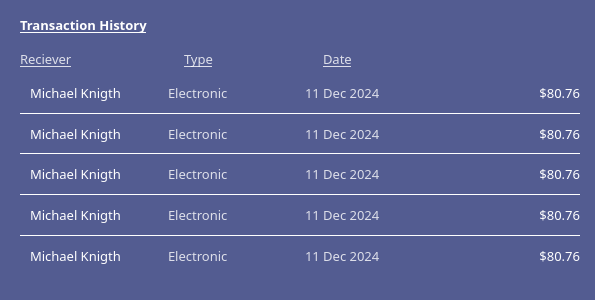
           <widget class="QWidget" name="transaction_history_widget" native="true">
            <property name="minimumSize">
             <size>
              <width>595</width>
              <height>300</height>
             </size>
            </property>
            <property name="maximumSize">
             <size>
              <width>595</width>
              <height>300</height>
             </size>
            </property>
            <property name="styleSheet">
             <string notr="true">background-color: #535C91;
border-radius: 23px;</string>
            </property>
            <layout class="QGridLayout" name="gridLayout_15">
             <property name="leftMargin">
              <number>20</number>
             </property>
             <property name="rightMargin">
              <number>15</number>
             </property>
             <property name="bottomMargin">
              <number>30</number>
             </property>
             <item row="6" column="0">
              <widget class="QWidget" name="widget_33" native="true">
               <layout class="QGridLayout" name="gridLayout_12">
                <property name="leftMargin">
                 <number>10</number>
                </property>
                <property name="topMargin">
                 <number>0</number>
                </property>
                <property name="rightMargin">
                 <number>0</number>
                </property>
                <property name="bottomMargin">
                 <number>0</number>
                </property>
                <property name="spacing">
                 <number>0</number>
                </property>
                <item row="0" column="0">
                 <widget class="QLabel" name="transaction_history_third_line_reciever_label">
                  <property name="font">
                   <font>
                    <family>Poppins</family>
                    <pointsize>10</pointsize>
                   </font>
                  </property>
                  <property name="styleSheet">
                   <string notr="true">color: white;</string>
                  </property>
                  <property name="text">
                   <string>Michael Knigth</string>
                  </property>
                 </widget>
                </item>
                <item row="0" column="1">
                 <widget class="QLabel" name="transaction_history_third_line_type_label">
                  <property name="font">
                   <font>
                    <family>Poppins</family>
                    <pointsize>10</pointsize>
                   </font>
                  </property>
                  <property name="styleSheet">
                   <string notr="true">color:rgba(255,255,255,0.8);</string>
                  </property>
                  <property name="text">
                   <string>Electronic</string>
                  </property>
                 </widget>
                </item>
                <item row="0" column="3">
                 <widget class="QLabel" name="transaction_history_third_line_value_label">
                  <property name="font">
                   <font>
                    <family>Poppins</family>
                    <pointsize>10</pointsize>
                   </font>
                  </property>
                  <property name="styleSheet">
                   <string notr="true">color: white;</string>
                  </property>
                  <property name="text">
                   <string>$80.76</string>
                  </property>
                  <property name="alignment">
                   <set>Qt::AlignRight|Qt::AlignTrailing|Qt::AlignVCenter</set>
                  </property>
                 </widget>
                </item>
                <item row="0" column="2">
                 <widget class="QLabel" name="transaction_history_third_line_date_label">
                  <property name="font">
                   <font>
                    <family>Poppins</family>
                    <pointsize>10</pointsize>
                   </font>
                  </property>
                  <property name="styleSheet">
                   <string notr="true">color:rgba(255,255,255,0.8);</string>
                  </property>
                  <property name="text">
                   <string>11 Dec 2024</string>
                  </property>
                 </widget>
                </item>
               </layout>
              </widget>
             </item>
             <item row="8" column="0">
              <widget class="QWidget" name="widget_34" native="true">
               <layout class="QGridLayout" name="gridLayout_13">
                <property name="leftMargin">
                 <number>10</number>
                </property>
                <property name="topMargin">
                 <number>0</number>
                </property>
                <property name="rightMargin">
                 <number>0</number>
                </property>
                <property name="bottomMargin">
                 <number>0</number>
                </property>
                <property name="spacing">
                 <number>0</number>
                </property>
                <item row="0" column="1">
                 <widget class="QLabel" name="transaction_history_fourth_line_type_label">
                  <property name="font">
                   <font>
                    <family>Poppins</family>
                    <pointsize>10</pointsize>
                   </font>
                  </property>
                  <property name="styleSheet">
                   <string notr="true">color:rgba(255,255,255,0.8);</string>
                  </property>
                  <property name="text">
                   <string>Electronic</string>
                  </property>
                 </widget>
                </item>
                <item row="0" column="2">
                 <widget class="QLabel" name="transaction_history_fourth_line_date_label">
                  <property name="font">
                   <font>
                    <family>Poppins</family>
                    <pointsize>10</pointsize>
                   </font>
                  </property>
                  <property name="styleSheet">
                   <string notr="true">color:rgba(255,255,255,0.8);</string>
                  </property>
                  <property name="text">
                   <string>11 Dec 2024</string>
                  </property>
                 </widget>
                </item>
                <item row="0" column="0">
                 <widget class="QLabel" name="transaction_history_fourth_line_reciever_label">
                  <property name="font">
                   <font>
                    <family>Poppins</family>
                    <pointsize>10</pointsize>
                   </font>
                  </property>
                  <property name="styleSheet">
                   <string notr="true">color: white;</string>
                  </property>
                  <property name="text">
                   <string>Michael Knigth</string>
                  </property>
                 </widget>
                </item>
                <item row="0" column="3">
                 <widget class="QLabel" name="transaction_history_fourth_line_value_label">
                  <property name="font">
                   <font>
                    <family>Poppins</family>
                    <pointsize>10</pointsize>
                   </font>
                  </property>
                  <property name="styleSheet">
                   <string notr="true">color: white;</string>
                  </property>
                  <property name="text">
                   <string>$80.76</string>
                  </property>
                  <property name="alignment">
                   <set>Qt::AlignRight|Qt::AlignTrailing|Qt::AlignVCenter</set>
                  </property>
                 </widget>
                </item>
               </layout>
              </widget>
             </item>
             <item row="0" column="0">
              <widget class="QLabel" name="transaction_history_topic_label">
               <property name="font">
                <font>
                 <family>Poppins</family>
                 <pointsize>10</pointsize>
                 <weight>75</weight>
                 <bold>true</bold>
                 <underline>true</underline>
                </font>
               </property>
               <property name="styleSheet">
                <string notr="true">color: white;</string>
               </property>
               <property name="text">
                <string>Transaction History</string>
               </property>
              </widget>
             </item>
             <item row="2" column="0">
              <widget class="QWidget" name="widget_31" native="true">
               <layout class="QGridLayout" name="gridLayout_10">
                <property name="leftMargin">
                 <number>10</number>
                </property>
                <property name="topMargin">
                 <number>0</number>
                </property>
                <property name="rightMargin">
                 <number>0</number>
                </property>
                <property name="bottomMargin">
                 <number>0</number>
                </property>
                <property name="spacing">
                 <number>0</number>
                </property>
                <item row="0" column="0">
                 <widget class="QLabel" name="transaction_history_first_line_reciever_label">
                  <property name="font">
                   <font>
                    <family>Poppins</family>
                    <pointsize>10</pointsize>
                   </font>
                  </property>
                  <property name="styleSheet">
                   <string notr="true">color: white;</string>
                  </property>
                  <property name="text">
                   <string>Michael Knigth</string>
                  </property>
                 </widget>
                </item>
                <item row="0" column="1">
                 <widget class="QLabel" name="transaction_history_first_line_type_label">
                  <property name="font">
                   <font>
                    <family>Poppins</family>
                    <pointsize>10</pointsize>
                   </font>
                  </property>
                  <property name="styleSheet">
                   <string notr="true">color:rgba(255,255,255,0.8);</string>
                  </property>
                  <property name="text">
                   <string>Electronic</string>
                  </property>
                 </widget>
                </item>
                <item row="0" column="3">
                 <widget class="QLabel" name="transaction_history_first_line_value_label">
                  <property name="font">
                   <font>
                    <family>Poppins</family>
                    <pointsize>10</pointsize>
                   </font>
                  </property>
                  <property name="styleSheet">
                   <string notr="true">color: white;</string>
                  </property>
                  <property name="text">
                   <string>$80.76</string>
                  </property>
                  <property name="alignment">
                   <set>Qt::AlignRight|Qt::AlignTrailing|Qt::AlignVCenter</set>
                  </property>
                 </widget>
                </item>
                <item row="0" column="2">
                 <widget class="QLabel" name="transaction_history_first_line_date_label">
                  <property name="font">
                   <font>
                    <family>Poppins</family>
                    <pointsize>10</pointsize>
                   </font>
                  </property>
                  <property name="styleSheet">
                   <string notr="true">color:rgba(255,255,255,0.8);</string>
                  </property>
                  <property name="text">
                   <string>11 Dec 2024</string>
                  </property>
                 </widget>
                </item>
               </layout>
              </widget>
             </item>
             <item row="10" column="0">
              <widget class="QWidget" name="widget_35" native="true">
               <layout class="QGridLayout" name="gridLayout_14">
                <property name="leftMargin">
                 <number>10</number>
                </property>
                <property name="topMargin">
                 <number>0</number>
                </property>
                <property name="rightMargin">
                 <number>0</number>
                </property>
                <property name="bottomMargin">
                 <number>0</number>
                </property>
                <property name="spacing">
                 <number>0</number>
                </property>
                <item row="0" column="0">
                 <widget class="QLabel" name="transaction_history_fifth_line_reciever_label">
                  <property name="font">
                   <font>
                    <family>Poppins</family>
                    <pointsize>10</pointsize>
                   </font>
                  </property>
                  <property name="styleSheet">
                   <string notr="true">color: white;</string>
                  </property>
                  <property name="text">
                   <string>Michael Knigth</string>
                  </property>
                 </widget>
                </item>
                <item row="0" column="3">
                 <widget class="QLabel" name="transaction_history_fifth_line_value_label">
                  <property name="font">
                   <font>
                    <family>Poppins</family>
                    <pointsize>10</pointsize>
                   </font>
                  </property>
                  <property name="styleSheet">
                   <string notr="true">color: white;</string>
                  </property>
                  <property name="text">
                   <string>$80.76</string>
                  </property>
                  <property name="alignment">
                   <set>Qt::AlignRight|Qt::AlignTrailing|Qt::AlignVCenter</set>
                  </property>
                 </widget>
                </item>
                <item row="0" column="1">
                 <widget class="QLabel" name="transaction_history_fifth_line_type_label">
                  <property name="font">
                   <font>
                    <family>Poppins</family>
                    <pointsize>10</pointsize>
                   </font>
                  </property>
                  <property name="styleSheet">
                   <string notr="true">color:rgba(255,255,255,0.8);</string>
                  </property>
                  <property name="text">
                   <string>Electronic</string>
                  </property>
                 </widget>
                </item>
                <item row="0" column="2">
                 <widget class="QLabel" name="transaction_history_fifth_line_date_label">
                  <property name="font">
                   <font>
                    <family>Poppins</family>
                    <pointsize>10</pointsize>
                   </font>
                  </property>
                  <property name="styleSheet">
                   <string notr="true">color:rgba(255,255,255,0.8);</string>
                  </property>
                  <property name="text">
                   <string>11 Dec 2024</string>
                  </property>
                 </widget>
                </item>
               </layout>
              </widget>
             </item>
             <item row="4" column="0">
              <widget class="QWidget" name="widget_32" native="true">
               <layout class="QGridLayout" name="gridLayout_11">
                <property name="leftMargin">
                 <number>10</number>
                </property>
                <property name="topMargin">
                 <number>0</number>
                </property>
                <property name="rightMargin">
                 <number>0</number>
                </property>
                <property name="bottomMargin">
                 <number>0</number>
                </property>
                <property name="spacing">
                 <number>0</number>
                </property>
                <item row="0" column="2">
                 <widget class="QLabel" name="transaction_history_second_line_date_label">
                  <property name="font">
                   <font>
                    <family>Poppins</family>
                    <pointsize>10</pointsize>
                   </font>
                  </property>
                  <property name="styleSheet">
                   <string notr="true">color:rgba(255,255,255,0.8);</string>
                  </property>
                  <property name="text">
                   <string>11 Dec 2024</string>
                  </property>
                 </widget>
                </item>
                <item row="0" column="0">
                 <widget class="QLabel" name="transaction_history_second_line_reciever_label">
                  <property name="font">
                   <font>
                    <family>Poppins</family>
                    <pointsize>10</pointsize>
                   </font>
                  </property>
                  <property name="styleSheet">
                   <string notr="true">color: white;</string>
                  </property>
                  <property name="text">
                   <string>Michael Knigth</string>
                  </property>
                 </widget>
                </item>
                <item row="0" column="3">
                 <widget class="QLabel" name="transaction_history_second_line_value_label">
                  <property name="font">
                   <font>
                    <family>Poppins</family>
                    <pointsize>10</pointsize>
                   </font>
                  </property>
                  <property name="styleSheet">
                   <string notr="true">color: white;</string>
                  </property>
                  <property name="text">
                   <string>$80.76</string>
                  </property>
                  <property name="alignment">
                   <set>Qt::AlignRight|Qt::AlignTrailing|Qt::AlignVCenter</set>
                  </property>
                 </widget>
                </item>
                <item row="0" column="1">
                 <widget class="QLabel" name="transaction_history_second_line_type_label">
                  <property name="font">
                   <font>
                    <family>Poppins</family>
                    <pointsize>10</pointsize>
                   </font>
                  </property>
                  <property name="styleSheet">
                   <string notr="true">color:rgba(255,255,255,0.8);</string>
                  </property>
                  <property name="text">
                   <string>Electronic</string>
                  </property>
                 </widget>
                </item>
               </layout>
              </widget>
             </item>
             <item row="7" column="0">
              <widget class="QWidget" name="widget_3" native="true">
               <property name="maximumSize">
                <size>
                 <width>16777215</width>
                 <height>1</height>
                </size>
               </property>
               <property name="styleSheet">
                <string notr="true">background-color:white;
border-radius:0.5px;</string>
               </property>
              </widget>
             </item>
             <item row="1" column="0">
              <layout class="QHBoxLayout" name="horizontalLayout_30">
               <item>
                <widget class="QLabel" name="transaction_history_topic_reciever_label">
                 <property name="font">
                  <font>
                   <family>Poppins</family>
                   <pointsize>10</pointsize>
                   <underline>true</underline>
                  </font>
                 </property>
                 <property name="styleSheet">
                  <string notr="true">color:rgba(255,255,255,0.8);</string>
                 </property>
                 <property name="text">
                  <string>Reciever</string>
                 </property>
                </widget>
               </item>
               <item>
                <spacer name="horizontalSpacer_43">
                 <property name="orientation">
                  <enum>Qt::Horizontal</enum>
                 </property>
                 <property name="sizeHint" stdset="0">
                  <size>
                   <width>40</width>
                   <height>20</height>
                  </size>
                 </property>
                </spacer>
               </item>
               <item>
                <widget class="QLabel" name="transaction_history_topic_type_label">
                 <property name="font">
                  <font>
                   <family>Poppins</family>
                   <pointsize>10</pointsize>
                   <underline>true</underline>
                  </font>
                 </property>
                 <property name="styleSheet">
                  <string notr="true">color:rgba(255,255,255,0.8);</string>
                 </property>
                 <property name="text">
                  <string>Type</string>
                 </property>
                </widget>
               </item>
               <item>
                <spacer name="horizontalSpacer_44">
                 <property name="orientation">
                  <enum>Qt::Horizontal</enum>
                 </property>
                 <property name="sizeHint" stdset="0">
                  <size>
                   <width>90</width>
                   <height>20</height>
                  </size>
                 </property>
                </spacer>
               </item>
               <item>
                <widget class="QLabel" name="transaction_history_topic_date_label">
                 <property name="font">
                  <font>
                   <family>Poppins</family>
                   <pointsize>10</pointsize>
                   <underline>true</underline>
                  </font>
                 </property>
                 <property name="styleSheet">
                  <string notr="true">color:rgba(255,255,255,0.8);</string>
                 </property>
                 <property name="text">
                  <string>Date</string>
                 </property>
                </widget>
               </item>
               <item>
                <spacer name="horizontalSpacer_45">
                 <property name="orientation">
                  <enum>Qt::Horizontal</enum>
                 </property>
                 <property name="sizeHint" stdset="0">
                  <size>
                   <width>228</width>
                   <height>20</height>
                  </size>
                 </property>
                </spacer>
               </item>
              </layout>
             </item>
             <item row="3" column="0">
              <widget class="QWidget" name="widget" native="true">
               <property name="minimumSize">
                <size>
                 <width>0</width>
                 <height>1</height>
                </size>
               </property>
               <property name="maximumSize">
                <size>
                 <width>16777215</width>
                 <height>1</height>
                </size>
               </property>
               <property name="styleSheet">
                <string notr="true">background-color:white;
border-radius:0.5px;</string>
               </property>
              </widget>
             </item>
             <item row="5" column="0">
              <widget class="QWidget" name="widget_2" native="true">
               <property name="maximumSize">
                <size>
                 <width>16777215</width>
                 <height>1</height>
                </size>
               </property>
               <property name="styleSheet">
                <string notr="true">background-color:white;
border-radius:0.5px;</string>
               </property>
              </widget>
             </item>
             <item row="9" column="0">
              <widget class="QWidget" name="widget_4" native="true">
               <property name="maximumSize">
                <size>
                 <width>16777215</width>
                 <height>1</height>
                </size>
               </property>
               <property name="styleSheet">
                <string notr="true">background-color:white;
border-radius:0.5px;</string>
               </property>
              </widget>
             </item>
            </layout>
           </widget>
